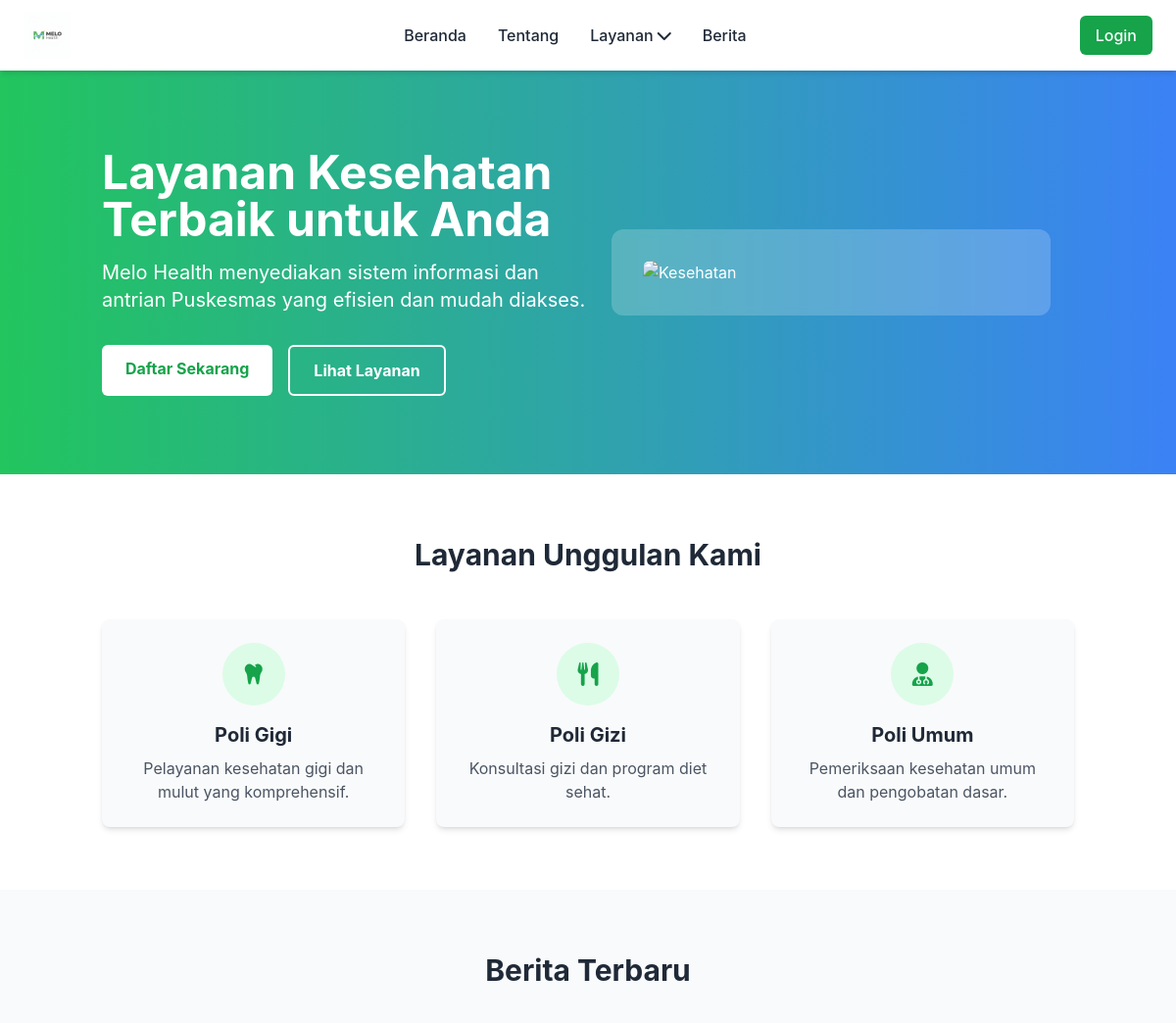
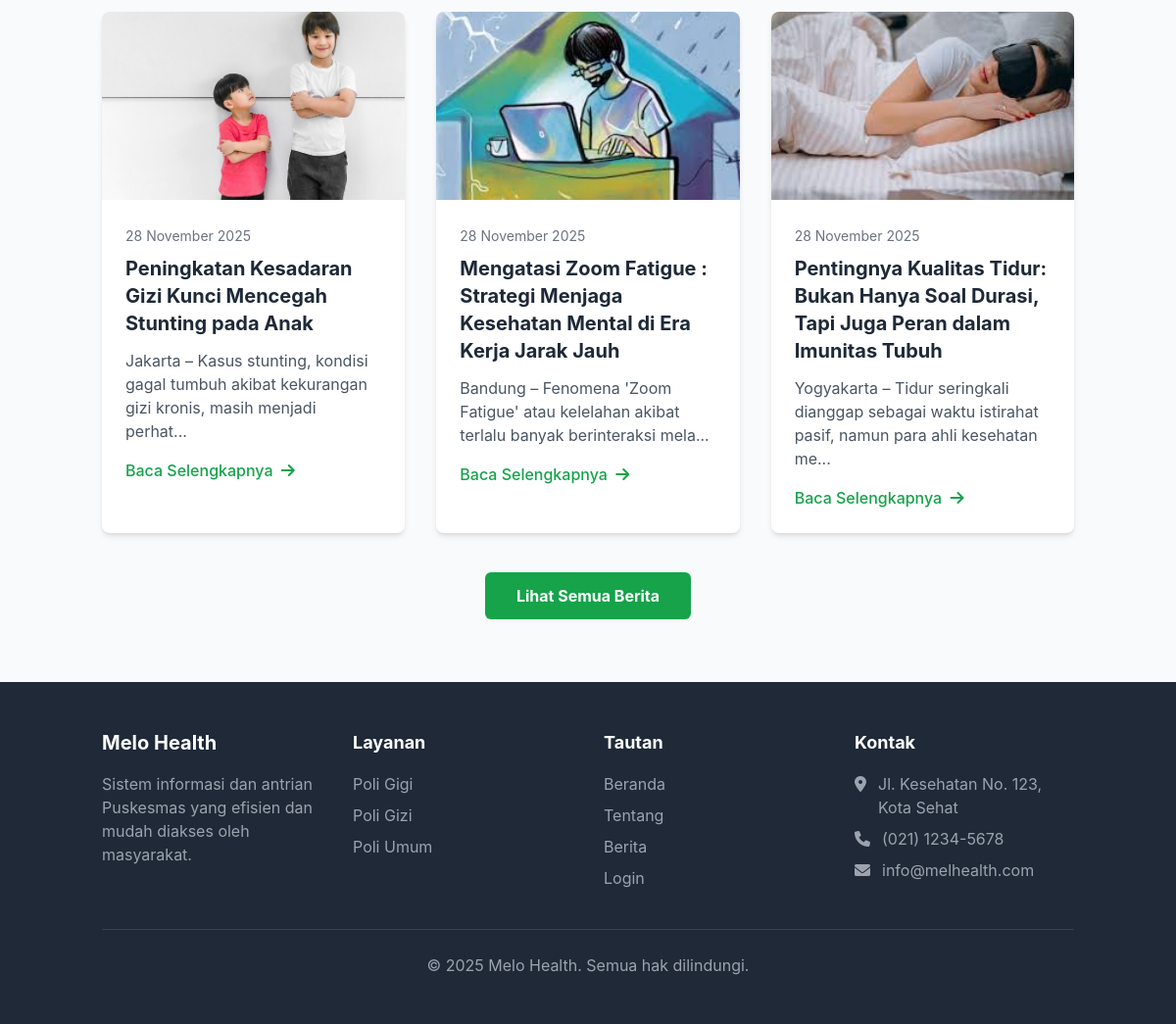
The page / on the database its author committed (2 pictures, top to bottom).
### tables this page shows
CREATE TABLE `berita` (
  `id` int NOT NULL,
  `judul` varchar(255) NOT NULL,
  `konten` text NOT NULL,
  `gambar` varchar(255) DEFAULT NULL,
  `tanggal_publish` date NOT NULL,
  `created_at` timestamp NOT NULL DEFAULT CURRENT_TIMESTAMP
);

### index.php (the view, shortened to what this page needs)
<?php
require_once 'includes/functions.php';
try {
    $stmt = $pdo->prepare("SELECT * FROM berita ORDER BY tanggal_publish DESC LIMIT 3");
    $stmt->execute();
    $latest_news = $stmt->fetchAll(PDO::FETCH_ASSOC);
} catch (PDOException $e) {
    $latest_news = [];
}
?>
<!DOCTYPE html>
<html lang="id">
<head>
    <script src="https://cdn.tailwindcss.com"></script>
    <link rel="stylesheet" href="https://cdnjs.cloudflare.com/ajax/libs/font-awesome/6.0.0/css/all.min.css">
    <link rel="stylesheet" href="assets/css/style.css">
</head>
<body class="bg-gray-50">
    <?php include 'includes/navbar.php'; ?>
    <section class="bg-gradient-to-r from-green-500 to-blue-500 text-white py-20">
        <div class="container mx-auto px-4 flex flex-col md:flex-row items-center">
            <div class="md:w-1/2 mb-10 md:mb-0">
                <h1 class="text-4xl md:text-5xl font-bold mb-4">Layanan Kesehatan Terbaik untuk Anda</h1>
                <p class="text-xl mb-8">Melo Health menyediakan sistem informasi dan antrian Puskesmas yang efisien dan mudah diakses.</p>
                <div class="flex space-x-4">
                    <?php if (!isset($_SESSION['user_id']) || !$_SESSION['user_confirmed'] == 'confirmed'): ?>
                        <a href="register.php" class="bg-white text-green-600 hover:bg-gray-100 hover:scale-105 font-bold py-3 px-6 rounded-md transition-all duration-500 ease-in-out">Daftar Sekarang</a>
                    <?php endif; ?>
                    <a href="#layanan" class="bg-transparent border-2 border-white hover:bg-white/10 hover:scale-105 font-bold py-3 px-6 rounded-md transition-all duration-500 ease-in-out">Lihat Layanan</a>
                </div>
            </div>
            <div class="md:w-1/2 flex justify-center">
                <div class="bg-white/20 backdrop-blur-sm rounded-xl p-8 max-w-md w-full">
                    <img src="https://images.unsplash.com/photo-1516549655169-df83a0774514?auto=format&fit=crop&w=500" alt="Kesehatan" class="rounded-lg w-full">
                </div>
            </div>
        </div>
    </section>
    <section id="layanan" class="py-16 bg-white">
        <div class="container mx-auto px-4">
            <h2 class="text-3xl font-bold text-center mb-12 text-gray-800">Layanan Unggulan Kami</h2>
            <div class="grid grid-cols-1 md:grid-cols-2 lg:grid-cols-3 gap-8">
                <a href="poli/poli-gigi.php" class="bg-gray-50 p-6 rounded-lg shadow-md hover:shadow-lg hover:scale-105 hover:-translate-y-2 transition-all duration-500 ease-in-out flex flex-col items-center text-center cursor-pointer">
                    <div class="bg-green-100 w-16 h-16 rounded-full flex items-center justify-center mb-4">
                        <i class="fas fa-tooth text-green-600 text-2xl"></i>
                    </div>
                    <h3 class="text-xl font-bold mb-2 text-gray-800">Poli Gigi</h3>
                    <p class="text-gray-600">Pelayanan kesehatan gigi dan mulut yang komprehensif.</p>
                </a>
                <a href="poli/poli-gizi.php" class="bg-gray-50 p-6 rounded-lg shadow-md hover:shadow-lg hover:scale-105 hover:-translate-y-2 transition-all duration-500 ease-in-out flex flex-col items-center text-center cursor-pointer">
                    <div class="bg-green-100 w-16 h-16 rounded-full flex items-center justify-center mb-4">
                        <i class="fas fa-utensils text-green-600 text-2xl"></i>
                    </div>
                    <h3 class="text-xl font-bold mb-2 text-gray-800">Poli Gizi</h3>
                    <p class="text-gray-600">Konsultasi gizi dan program diet sehat.</p>
                </a>
                <a href="poli/poli-umum.php" class="bg-gray-50 p-6 rounded-lg shadow-md hover:shadow-lg hover:scale-105 hover:-translate-y-2 transition-all duration-500 ease-in-out flex flex-col items-center text-center cursor-pointer">
                    <div class="bg-green-100 w-16 h-16 rounded-full flex items-center justify-center mb-4">
                        <i class="fas fa-user-md text-green-600 text-2xl"></i>
                    </div>
                    <h3 class="text-xl font-bold mb-2 text-gray-800">Poli Umum</h3>
                    <p class="text-gray-600">Pemeriksaan kesehatan umum dan pengobatan dasar.</p>
                </a>
            </div>
        </div>
    </section>
    <section class="py-16 bg-gray-50">
        <div class="container mx-auto px-4">
            <h2 class="text-3xl font-bold text-center mb-12 text-gray-800">Berita Terbaru</h2>
            <div class="grid grid-cols-1 md:grid-cols-3 gap-8">
                <?php if (!empty($latest_news)): ?>
                    <?php foreach ($latest_news as $news): ?>
                        <div class="bg-white rounded-lg shadow-md overflow-hidden hover:shadow-lg hover:scale-105 hover:-translate-y-2 transition-all duration-500 ease-in-out">
                            <img src="<?php echo !empty($news['gambar']) ? $news['gambar'] : 'https://images.unsplash.com/photo-1516559828984-fb3b99548b21?auto=format&fit=crop&w=500'; ?>"
                                 alt="<?php echo htmlspecialchars($news['judul']); ?>"
                                 class="w-full h-48 object-cover">
                            <div class="p-6">
                                <span class="text-sm text-gray-500"><?php echo date('d F Y', strtotime($news['tanggal_publish'])); ?></span>
                                <h3 class="text-xl font-bold mt-2 mb-3 text-gray-800"><?php echo htmlspecialchars($news['judul']); ?></h3>
                                <p class="text-gray-600 mb-4"><?php echo substr(htmlspecialchars(strip_tags($news['konten'])), 0, 100) . '...'; ?></p>
                                <a href="detail-berita.php?id=<?php echo $news['id']; ?>"
                                   class="text-green-600 font-medium hover:underline">Baca Selengkapnya <i class="fas fa-arrow-right ml-1"></i></a>
                            </div>
                        </div>
                    <?php endforeach; ?>
                <?php endif; ?>
            </div>
            <div class="text-center mt-10">
                <a href="berita.php" class="inline-block bg-green-600 hover:bg-green-700 text-white font-bold py-3 px-8 rounded-md transition duration-300">Lihat Semua Berita</a>
            </div>
        </div>
    </section>
    <footer class="bg-gray-800 text-white py-12">
        <div class="container mx-auto px-4">
            <div class="grid grid-cols-1 md:grid-cols-4 gap-8">
                <div>
                    <h3 class="text-xl font-bold mb-4">Melo Health</h3>
                    <p class="text-gray-400">Sistem informasi dan antrian Puskesmas yang efisien dan mudah diakses oleh masyarakat.</p>
                </div>
                <div>
                    <h4 class="text-lg font-bold mb-4">Layanan</h4>
                    <ul class="space-y-2">
                        <li><a href="poli/poli-gigi.php" class="text-gray-400 hover:text-white hover:translate-x-1 transition-all duration-500 ease-in-out">Poli Gigi</a></li>
                        <li><a href="poli/poli-gizi.php" class="text-gray-400 hover:text-white hover:translate-x-1 transition-all duration-500 ease-in-out">Poli Gizi</a></li>
                        <li><a href="poli/poli-umum.php" class="text-gray-400 hover:text-white hover:translate-x-1 transition-all duration-500 ease-in-out">Poli Umum</a></li>
                    </ul>
                </div>
                <div>
                    <h4 class="text-lg font-bold mb-4">Tautan</h4>
                    <ul class="space-y-2">
                        <li><a href="index.php" class="text-gray-400 hover:text-white hover:translate-x-1 transition-all duration-500 ease-in-out">Beranda</a></li>
                        <li><a href="tentang.php" class="text-gray-400 hover:text-white hover:translate-x-1 transition-all duration-500 ease-in-out">Tentang</a></li>
                        <li><a href="berita.php" class="text-gray-400 hover:text-white hover:translate-x-1 transition-all duration-500 ease-in-out">Berita</a></li>
                        <li><a href="login.php" class="text-gray-400 hover:text-white hover:translate-x-1 transition-all duration-500 ease-in-out">Login</a></li>
                    </ul>
                </div>
                <div>
                    <h4 class="text-lg font-bold mb-4">Kontak</h4>
                    <ul class="space-y-2 text-gray-400">
                        <li class="flex items-start">
                            <i class="fas fa-map-marker-alt mt-1 mr-3"></i>
                            <span>Jl. Kesehatan No. 123, Kota Sehat</span>
                        </li>
                        <li class="flex items-center">
                            <i class="fas fa-phone mr-3"></i>
                            <span>(021) 1234-5678</span>
                        </li>
                        <li class="flex items-center">
                            <i class="fas fa-envelope mr-3"></i>
                            <span>info@melhealth.com</span>
                        </li>
                    </ul>
                </div>
            </div>
            <div class="border-t border-gray-700 mt-10 pt-6 text-center text-gray-400">
                <p>&copy; 2025 Melo Health. Semua hak dilindungi.</p>
            </div>
        </div>
    </footer>
</body>
</html>

### assets/css/style.css (style rules this page uses)
body { font-family: 'Inter', sans-serif; }

### rows shown on the page
berita: gambar (picture), tanggal_publish "28 November 2025", judul "Peningkatan Kesadaran Gizi Kunci Mencegah Stunting pada Anak", konten "Jakarta – Kasus stunting, kondisi gagal tumbuh akibat kekurangan gizi kronis, masih menjadi perhat"
berita: gambar (picture), tanggal_publish "28 November 2025", judul "Mengatasi Zoom Fatigue : Strategi Menjaga Kesehatan Mental di Era Kerja Jarak Jauh", konten "Bandung – Fenomena 'Zoom Fatigue' atau kelelahan akibat terlalu banyak berinteraksi mela"
berita: gambar (picture), tanggal_publish "28 November 2025", judul "Pentingnya Kualitas Tidur: Bukan Hanya Soal Durasi, Tapi Juga Peran dalam Imunitas Tubuh", konten "Yogyakarta – Tidur seringkali dianggap sebagai waktu istirahat pasif, namun para ahli kesehatan me"
